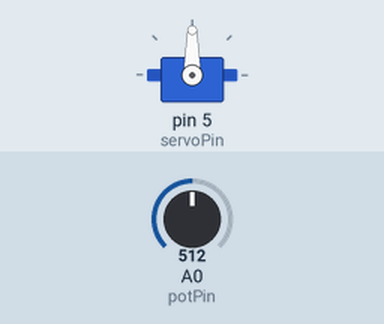
This sketch was run on a simulated Arduino Uno, built with avr-gcc and run on an emulated ATmega328P. Shown: servo. The inputs (shaded band) are chosen by the test bench; at power-on: A0 (potPin) = 512. What the sketch prints to the serial monitor is not drawn.

Above: at 1.2 s.
1.3 s: A0 (potPin) set to 716
At 2.0 s:
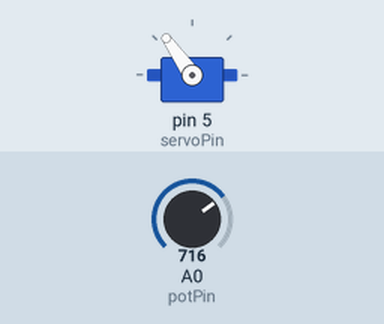
2.8 s: A0 (potPin) set to 900
At 3.2 s:
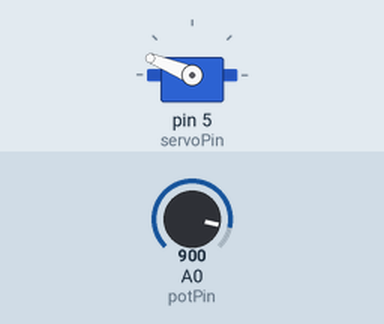
4.3 s: A0 (potPin) set to 1023
At 5.5 s:
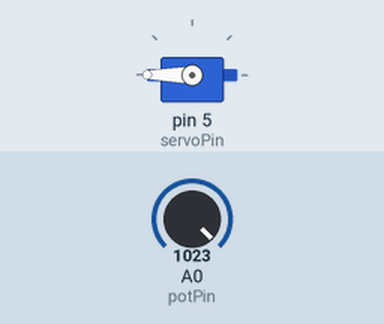
5.8 s: A0 (potPin) set to 306
At 6.7 s:
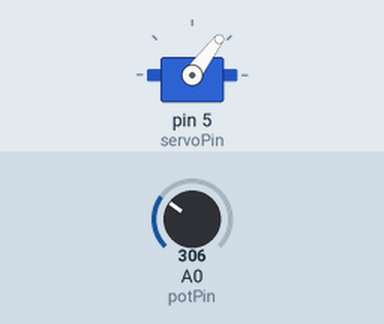
7.3 s: A0 (potPin) set to 122
At 7.8 s:
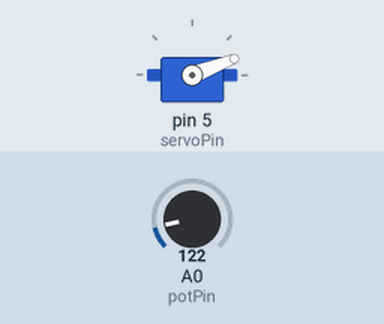
8.8 s: A0 (potPin) set to 0
At 10.0 s:
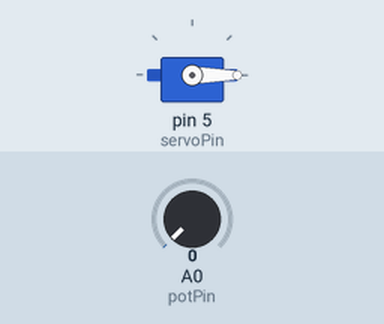
Timing chart, 0 to 11.3 s (numbered marks = the images above; inputs shaded):
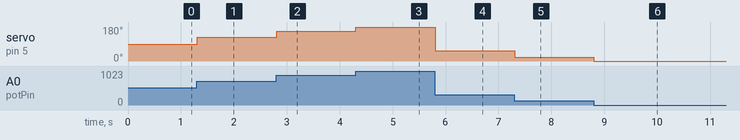

Measured:
- after the input at 1.3 s, servo on pin 5 (servoPin): 90° → 125° at once
- after the input at 2.8 s, servo on pin 5 (servoPin): 125° → 158° at once
- after the input at 4.3 s, servo on pin 5 (servoPin): 158° → 180° at once
- after the input at 5.8 s, servo on pin 5 (servoPin): 180° → 53° at once
- after the input at 7.3 s, servo on pin 5 (servoPin): 53° → 21° at once
- after the input at 8.8 s, servo on pin 5 (servoPin): 21° → 0° at once

The sketch:

Servo.pot.ino
```cpp
#include<Servo.h>
Servo Servo1;
int servoPin=5;
int potPin=A0;

void setup() {
  Servo1.attach(servoPin);
  Serial.begin(9600);
}

void loop() {
  int reading = analogRead(potPin);
  int angle=map(reading, 0, 1023, 0, 180);
  Serial.println(angle);
Servo1.write(angle);
}
```
